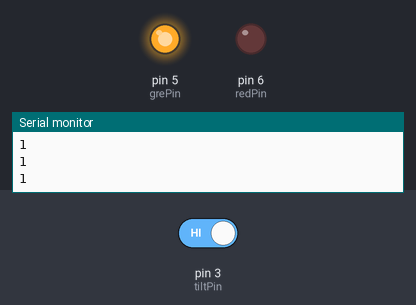
A sketch run on a simulated Arduino Uno, built with avr-gcc and run on an emulated ATmega328P. Parts: output pins drawn as LEDs (lit = HIGH), the last lines printed to the serial monitor. Inputs (shaded band) come from the test bench; at power-on: pin 3 (tiltPin) HIGH.

Above: at 2.4 s.
2.5 s: pin 3 (tiltPin) driven LOW
At 5.2 s:
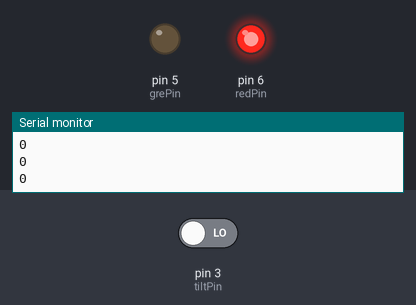
5.5 s: pin 3 (tiltPin) driven HIGH
At 7.1 s:
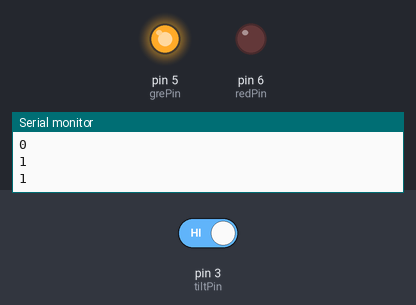
Timing chart, 0 to 8.6 s (numbered marks = the images above; inputs shaded):
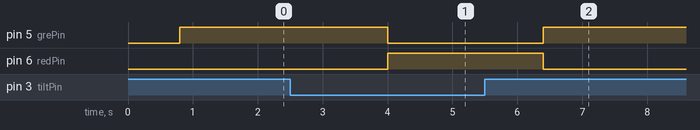

Measured:
- after the input at 2.5 s, pin 5 (grePin): HIGH → LOW after 1.5 s; pin 6 (redPin): LOW → HIGH after 1.5 s
- after the input at 5.5 s, pin 5 (grePin): LOW → HIGH after 0.90 s; pin 6 (redPin): HIGH → LOW after 0.90 s

The sketch:

tilt_switch.ino
```cpp
int tiltPin = 3;
int grePin = 5;
int redPin = 6;
int tiltVal;

void setup ()
{
    Serial.begin(9600);
  	pinMode(tiltPin, INPUT);
  	pinMode(grePin, OUTPUT);
  	pinMode(redPin, OUTPUT);

  	digitalWrite(tiltPin, HIGH);
}

void loop ()
{
  	tiltVal = digitalRead(tiltPin);
  	Serial.println(tiltVal);
  	delay(800);

  	if(tiltVal == 1)
    {
      digitalWrite(grePin, HIGH);
      digitalWrite(redPin, LOW);
    }
  	else if(tiltVal == 0)
    {
      digitalWrite(grePin, LOW);
      digitalWrite(redPin, HIGH);
    }
}
```
